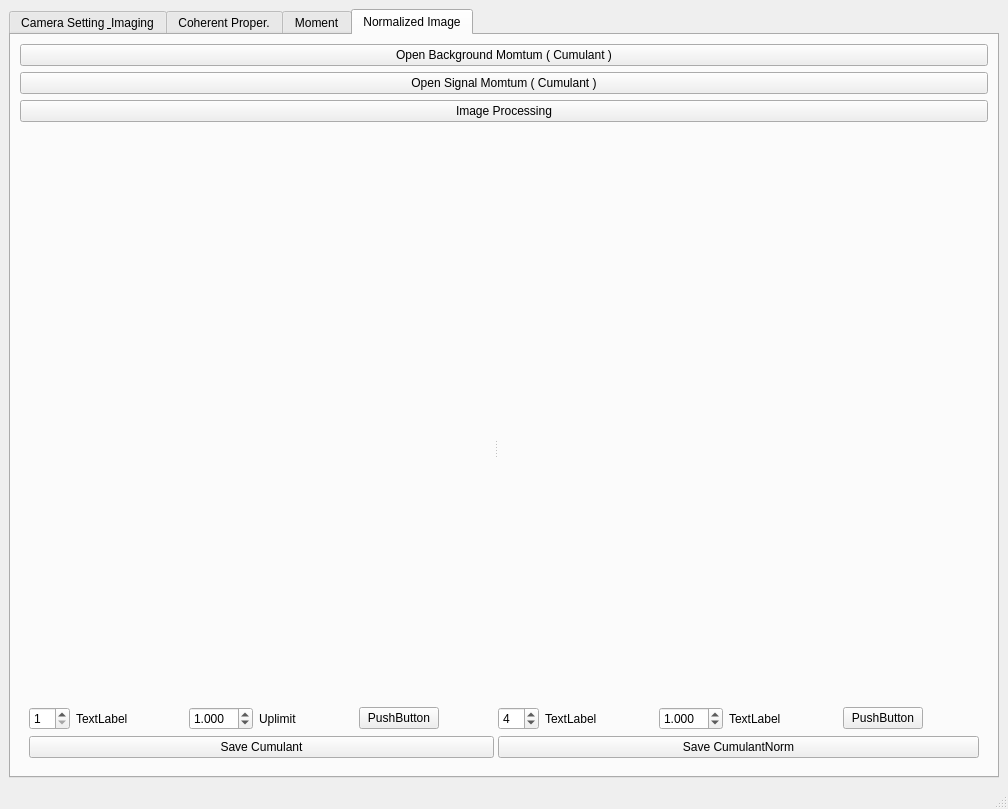
<?xml version="1.0" encoding="UTF-8"?>
<ui version="4.0">
 <class>MainWindow</class>
 <widget class="QMainWindow" name="MainWindow">
  <property name="geometry">
   <rect>
    <x>0</x>
    <y>0</y>
    <width>1008</width>
    <height>809</height>
   </rect>
  </property>
  <property name="windowTitle">
   <string>MainWindow</string>
  </property>
  <widget class="QWidget" name="centralwidget">
   <layout class="QVBoxLayout" name="verticalLayout_5">
    <item>
     <layout class="QVBoxLayout" name="verticalLayout_7">
      <item>
       <widget class="QTabWidget" name="tabWidget">
        <property name="currentIndex">
         <number>3</number>
        </property>
        <widget class="QWidget" name="tab">
         <attribute name="title">
          <string>Camera Setting &amp; Imaging</string>
         </attribute>
         <layout class="QHBoxLayout" name="horizontalLayout">
          <item>
           <widget class="QSplitter" name="splitter_2">
            <property name="orientation">
             <enum>Qt::Horizontal</enum>
            </property>
            <widget class="QWidget" name="verticalLayoutWidget">
             <layout class="QVBoxLayout" name="verticalLayout">
              <item>
               <widget class="QGroupBox" name="groupBox">
                <property name="title">
                 <string>Camera Setting</string>
                </property>
                <layout class="QVBoxLayout" name="verticalLayout_3">
                 <item>
                  <widget class="QPushButton" name="pushButton_ConnectCamera">
                   <property name="text">
                    <string>Connect Camera</string>
                   </property>
                  </widget>
                 </item>
                 <item>
                  <layout class="QGridLayout" name="gridLayout_2">
                   <item row="0" column="2" colspan="2">
                    <widget class="QSpinBox" name="spinBox_ExpTime">
                     <property name="maximum">
                      <number>1000000</number>
                     </property>
                     <property name="value">
                      <number>10</number>
                     </property>
                    </widget>
                   </item>
                   <item row="0" column="0" colspan="2">
                    <widget class="QLabel" name="label_10">
                     <property name="text">
                      <string>              Exposure Time</string>
                     </property>
                    </widget>
                   </item>
                   <item row="1" column="1">
                    <widget class="QSpinBox" name="spinBox_Width">
                     <property name="maximum">
                      <number>1280</number>
                     </property>
                     <property name="value">
                      <number>1280</number>
                     </property>
                    </widget>
                   </item>
                   <item row="2" column="1">
                    <widget class="QSpinBox" name="spinBox_Hight">
                     <property name="maximum">
                      <number>1024</number>
                     </property>
                     <property name="value">
                      <number>1024</number>
                     </property>
                    </widget>
                   </item>
                   <item row="1" column="2">
                    <widget class="QLabel" name="label_7">
                     <property name="text">
                      <string>         X shift</string>
                     </property>
                    </widget>
                   </item>
                   <item row="1" column="0">
                    <widget class="QLabel" name="label_6">
                     <property name="text">
                      <string>              Width</string>
                     </property>
                    </widget>
                   </item>
                   <item row="2" column="3">
                    <widget class="QSpinBox" name="spinBox_Yshift">
                     <property name="maximum">
                      <number>1024</number>
                     </property>
                    </widget>
                   </item>
                   <item row="2" column="2">
                    <widget class="QLabel" name="label_8">
                     <property name="text">
                      <string>          Y shift</string>
                     </property>
                    </widget>
                   </item>
                   <item row="1" column="3">
                    <widget class="QSpinBox" name="spinBox_XShift">
                     <property name="maximum">
                      <number>1280</number>
                     </property>
                    </widget>
                   </item>
                   <item row="2" column="0">
                    <widget class="QLabel" name="label_9">
                     <property name="text">
                      <string>              Hight</string>
                     </property>
                    </widget>
                   </item>
                  </layout>
                 </item>
                 <item>
                  <widget class="QPushButton" name="pushButton_SetCamera">
                   <property name="text">
                    <string>Setting Camera</string>
                   </property>
                  </widget>
                 </item>
                 <item>
                  <widget class="QLabel" name="label_3">
                   <property name="text">
                    <string>Setting and measurement Inf.</string>
                   </property>
                  </widget>
                 </item>
                 <item>
                  <widget class="QTextBrowser" name="textBrowser_SetMeasureInf"/>
                 </item>
                 <item>
                  <layout class="QGridLayout" name="gridLayout_4">
                   <item row="0" column="1">
                    <widget class="QSpinBox" name="spinBox_FrameNum">
                     <property name="maximum">
                      <number>500000</number>
                     </property>
                     <property name="value">
                      <number>5000</number>
                     </property>
                    </widget>
                   </item>
                   <item row="1" column="0">
                    <widget class="QLabel" name="label_2">
                     <property name="text">
                      <string>Segment Number</string>
                     </property>
                    </widget>
                   </item>
                   <item row="0" column="0">
                    <widget class="QLabel" name="label">
                     <property name="text">
                      <string>Frame Number</string>
                     </property>
                    </widget>
                   </item>
                   <item row="2" column="0">
                    <widget class="QPushButton" name="pushButton_RunMultiFrames">
                     <property name="text">
                      <string>Run to Get Multi-Frames  Data</string>
                     </property>
                    </widget>
                   </item>
                   <item row="1" column="1">
                    <widget class="QSpinBox" name="spinBox_SegmentNum">
                     <property name="maximum">
                      <number>100000</number>
                     </property>
                     <property name="value">
                      <number>1000</number>
                     </property>
                    </widget>
                   </item>
                   <item row="3" column="0" colspan="2">
                    <widget class="QPushButton" name="pushButton_Save2Nc">
                     <property name="text">
                      <string>SAVE to .nc</string>
                     </property>
                    </widget>
                   </item>
                  </layout>
                 </item>
                </layout>
               </widget>
              </item>
             </layout>
            </widget>
            <widget class="QWidget" name="verticalLayoutWidget_2">
             <layout class="QVBoxLayout" name="verticalLayout_2">
              <item>
               <layout class="QGridLayout" name="gridLayout">
                <item row="1" column="1">
                 <spacer name="horizontalSpacer">
                  <property name="orientation">
                   <enum>Qt::Horizontal</enum>
                  </property>
                  <property name="sizeHint" stdset="0">
                   <size>
                    <width>40</width>
                    <height>20</height>
                   </size>
                  </property>
                 </spacer>
                </item>
                <item row="1" column="2">
                 <widget class="QPushButton" name="pushButton_StopImaging">
                  <property name="font">
                   <font>
                    <weight>75</weight>
                    <bold>true</bold>
                    <underline>true</underline>
                    <strikeout>false</strikeout>
                   </font>
                  </property>
                  <property name="styleSheet">
                   <string notr="true">background-color: #A3C1DA; color: red</string>
                  </property>
                  <property name="text">
                   <string>Stop</string>
                  </property>
                 </widget>
                </item>
                <item row="1" column="0">
                 <widget class="QPushButton" name="pushButton_StartImaging">
                  <property name="font">
                   <font>
                    <weight>75</weight>
                    <bold>true</bold>
                    <underline>true</underline>
                   </font>
                  </property>
                  <property name="cursor">
                   <cursorShape>ArrowCursor</cursorShape>
                  </property>
                  <property name="autoFillBackground">
                   <bool>false</bool>
                  </property>
                  <property name="styleSheet">
                   <string notr="true">background-color: #A3C1DA; color: green</string>
                  </property>
                  <property name="text">
                   <string>Start</string>
                  </property>
                 </widget>
                </item>
                <item row="0" column="0" colspan="3">
                 <layout class="QVBoxLayout" name="verticalLayout_ImageShow"/>
                </item>
               </layout>
              </item>
             </layout>
            </widget>
           </widget>
          </item>
         </layout>
        </widget>
        <widget class="QWidget" name="tab_2">
         <attribute name="title">
          <string>Coherent Proper.</string>
         </attribute>
         <layout class="QHBoxLayout" name="horizontalLayout_2">
          <item>
           <widget class="QSplitter" name="splitter">
            <property name="orientation">
             <enum>Qt::Horizontal</enum>
            </property>
            <widget class="QWidget" name="verticalLayoutWidget_3">
             <layout class="QVBoxLayout" name="verticalLayout_4">
              <item>
               <widget class="QPushButton" name="pushButton_OpenFile">
                <property name="text">
                 <string>OpenFile</string>
                </property>
               </widget>
              </item>
              <item>
               <layout class="QVBoxLayout" name="verticalLayout_AverageImage"/>
              </item>
              <item>
               <widget class="QPushButton" name="pushButton_AverageImage">
                <property name="text">
                 <string>Average Image</string>
                </property>
               </widget>
              </item>
              <item>
               <widget class="QLabel" name="label_4">
                <property name="text">
                 <string>TextLabel</string>
                </property>
               </widget>
              </item>
              <item>
               <widget class="QTextBrowser" name="textBrowser"/>
              </item>
             </layout>
            </widget>
            <widget class="QWidget" name="verticalLayoutWidget_4">
             <layout class="QGridLayout" name="gridLayout_3">
              <item row="1" column="0">
               <widget class="QWidget" name="widget_2" native="true">
                <layout class="QVBoxLayout" name="verticalLayout_6">
                 <item>
                  <layout class="QVBoxLayout" name="verticalLayout_8">
                   <item>
                    <widget class="QWidget" name="widget_4" native="true">
                     <widget class="QWidget" name="verticalLayoutWidget_7">
                      <property name="geometry">
                       <rect>
                        <x>10</x>
                        <y>10</y>
                        <width>421</width>
                        <height>291</height>
                       </rect>
                      </property>
                      <layout class="QVBoxLayout" name="verticalLayout_Distribution"/>
                     </widget>
                    </widget>
                   </item>
                   <item>
                    <widget class="QPushButton" name="pushButton_Distribution">
                     <property name="text">
                      <string>Distribution</string>
                     </property>
                    </widget>
                   </item>
                  </layout>
                 </item>
                 <item>
                  <layout class="QVBoxLayout" name="verticalLayout_16">
                   <item>
                    <widget class="QWidget" name="widget_5" native="true">
                     <widget class="QWidget" name="verticalLayoutWidget_8">
                      <property name="geometry">
                       <rect>
                        <x>10</x>
                        <y>10</y>
                        <width>421</width>
                        <height>291</height>
                       </rect>
                      </property>
                      <layout class="QVBoxLayout" name="verticalLayout_CoherentLength"/>
                     </widget>
                    </widget>
                   </item>
                   <item>
                    <widget class="QPushButton" name="pushButton_CoherentLength">
                     <property name="text">
                      <string>Coherent Length</string>
                     </property>
                    </widget>
                   </item>
                  </layout>
                 </item>
                 <item>
                  <layout class="QHBoxLayout" name="horizontalLayout_4">
                   <item>
                    <spacer name="horizontalSpacer_3">
                     <property name="orientation">
                      <enum>Qt::Horizontal</enum>
                     </property>
                     <property name="sizeHint" stdset="0">
                      <size>
                       <width>40</width>
                       <height>20</height>
                      </size>
                     </property>
                    </spacer>
                   </item>
                   <item>
                    <widget class="QLabel" name="label_5">
                     <property name="text">
                      <string>X</string>
                     </property>
                    </widget>
                   </item>
                   <item>
                    <widget class="QSpinBox" name="spinBox_PixelX">
                     <property name="maximum">
                      <number>1280</number>
                     </property>
                    </widget>
                   </item>
                   <item>
                    <spacer name="horizontalSpacer_4">
                     <property name="orientation">
                      <enum>Qt::Horizontal</enum>
                     </property>
                     <property name="sizeHint" stdset="0">
                      <size>
                       <width>40</width>
                       <height>20</height>
                      </size>
                     </property>
                    </spacer>
                   </item>
                   <item>
                    <widget class="QLabel" name="label_11">
                     <property name="text">
                      <string>Y</string>
                     </property>
                    </widget>
                   </item>
                   <item>
                    <widget class="QSpinBox" name="spinBox_PixelY">
                     <property name="maximum">
                      <number>1024</number>
                     </property>
                    </widget>
                   </item>
                  </layout>
                 </item>
                </layout>
               </widget>
              </item>
             </layout>
            </widget>
           </widget>
          </item>
         </layout>
        </widget>
        <widget class="QWidget" name="tab_3">
         <attribute name="title">
          <string>Moment</string>
         </attribute>
         <layout class="QVBoxLayout" name="verticalLayout_12">
          <item>
           <layout class="QVBoxLayout" name="verticalLayout_9">
            <item>
             <widget class="QWidget" name="widget" native="true">
              <layout class="QHBoxLayout" name="horizontalLayout_6">
               <item>
                <widget class="QSplitter" name="splitter_3">
                 <property name="orientation">
                  <enum>Qt::Horizontal</enum>
                 </property>
                 <widget class="QWidget" name="verticalLayoutWidget_5">
                  <layout class="QVBoxLayout" name="verticalLayout_10">
                   <item>
                    <widget class="QPushButton" name="pushButton_OpenBackground">
                     <property name="text">
                      <string>Open Background File</string>
                     </property>
                    </widget>
                   </item>
                   <item>
                    <widget class="MatplotlibWidget" name="widget_Background" native="true"/>
                   </item>
                   <item>
                    <layout class="QHBoxLayout" name="horizontalLayout_3">
                     <item>
                      <widget class="QSpinBox" name="spinBox_NOderMomentBackground">
                       <property name="minimum">
                        <number>1</number>
                       </property>
                       <property name="maximum">
                        <number>20</number>
                       </property>
                      </widget>
                     </item>
                     <item>
                      <widget class="QLabel" name="label_13">
                       <property name="text">
                        <string>TextLabel</string>
                       </property>
                      </widget>
                     </item>
                     <item>
                      <widget class="QPushButton" name="pushButton_NOderMomentBackground">
                       <property name="text">
                        <string>PushButton</string>
                       </property>
                      </widget>
                     </item>
                     <item>
                      <spacer name="horizontalSpacer_2">
                       <property name="orientation">
                        <enum>Qt::Horizontal</enum>
                       </property>
                       <property name="sizeHint" stdset="0">
                        <size>
                         <width>40</width>
                         <height>20</height>
                        </size>
                       </property>
                      </spacer>
                     </item>
                    </layout>
                   </item>
                   <item>
                    <widget class="QPushButton" name="pushButton_SaveBackground">
                     <property name="text">
                      <string>Save Background Data</string>
                     </property>
                    </widget>
                   </item>
                  </layout>
                 </widget>
                 <widget class="QWidget" name="verticalLayoutWidget_6">
                  <layout class="QVBoxLayout" name="verticalLayout_11">
                   <item>
                    <widget class="QPushButton" name="pushButton_OpenSignal">
                     <property name="text">
                      <string>Open Signal File</string>
                     </property>
                    </widget>
                   </item>
                   <item>
                    <widget class="MatplotlibWidget" name="widget_Signal" native="true"/>
                   </item>
                   <item>
                    <layout class="QHBoxLayout" name="horizontalLayout_5">
                     <item>
                      <widget class="QSpinBox" name="spinBox_NOderMomentSignal">
                       <property name="enabled">
                        <bool>true</bool>
                       </property>
                       <property name="minimum">
                        <number>1</number>
                       </property>
                       <property name="maximum">
                        <number>20</number>
                       </property>
                       <property name="value">
                        <number>1</number>
                       </property>
                      </widget>
                     </item>
                     <item>
                      <widget class="QLabel" name="label_14">
                       <property name="text">
                        <string>TextLabel</string>
                       </property>
                      </widget>
                     </item>
                     <item>
                      <widget class="QPushButton" name="pushButton_NOderMomentSignal">
                       <property name="text">
                        <string>PushButton</string>
                       </property>
                      </widget>
                     </item>
                     <item>
                      <spacer name="horizontalSpacer_5">
                       <property name="orientation">
                        <enum>Qt::Horizontal</enum>
                       </property>
                       <property name="sizeHint" stdset="0">
                        <size>
                         <width>40</width>
                         <height>20</height>
                        </size>
                       </property>
                      </spacer>
                     </item>
                    </layout>
                   </item>
                   <item>
                    <widget class="QPushButton" name="pushButton_SaveSignal">
                     <property name="text">
                      <string>Save Signal  Data</string>
                     </property>
                    </widget>
                   </item>
                  </layout>
                 </widget>
                </widget>
               </item>
              </layout>
             </widget>
            </item>
           </layout>
          </item>
         </layout>
        </widget>
        <widget class="QWidget" name="tab_4">
         <attribute name="title">
          <string>Normalized Image</string>
         </attribute>
         <layout class="QHBoxLayout" name="horizontalLayout_10">
          <item>
           <layout class="QVBoxLayout" name="verticalLayout_13">
            <item>
             <widget class="QPushButton" name="pushButton_OpenBackgroundMC">
              <property name="text">
               <string>Open Background Momtum ( Cumulant )</string>
              </property>
             </widget>
            </item>
            <item>
             <widget class="QPushButton" name="pushButton_OpenSignalMC">
              <property name="text">
               <string>Open Signal Momtum ( Cumulant )</string>
              </property>
             </widget>
            </item>
            <item>
             <widget class="QPushButton" name="pushButton_ImageProcess">
              <property name="text">
               <string>Image Processing</string>
              </property>
             </widget>
            </item>
            <item>
             <widget class="QWidget" name="widget_3" native="true">
              <layout class="QHBoxLayout" name="horizontalLayout_7">
               <item>
                <widget class="QSplitter" name="splitter_4">
                 <property name="orientation">
                  <enum>Qt::Horizontal</enum>
                 </property>
                 <widget class="QWidget" name="verticalLayoutWidget_9">
                  <layout class="QVBoxLayout" name="verticalLayout_14">
                   <item>
                    <widget class="MatplotlibWidget" name="widget_NOderImage" native="true"/>
                   </item>
                   <item>
                    <layout class="QHBoxLayout" name="horizontalLayout_8">
                     <item>
                      <widget class="QSpinBox" name="spinBox_NOderImage">
                       <property name="minimum">
                        <number>1</number>
                       </property>
                       <property name="maximum">
                        <number>20</number>
                       </property>
                      </widget>
                     </item>
                     <item>
                      <widget class="QLabel" name="label_15">
                       <property name="text">
                        <string>TextLabel</string>
                       </property>
                      </widget>
                     </item>
                     <item>
                      <spacer name="horizontalSpacer_8">
                       <property name="orientation">
                        <enum>Qt::Horizontal</enum>
                       </property>
                       <property name="sizeHint" stdset="0">
                        <size>
                         <width>40</width>
                         <height>20</height>
                        </size>
                       </property>
                      </spacer>
                     </item>
                     <item>
                      <widget class="QDoubleSpinBox" name="doubleSpinBox_UplimitImage">
                       <property name="decimals">
                        <number>3</number>
                       </property>
                       <property name="singleStep">
                        <double>0.001000000000000</double>
                       </property>
                       <property name="value">
                        <double>1.000000000000000</double>
                       </property>
                      </widget>
                     </item>
                     <item>
                      <widget class="QLabel" name="label_12">
                       <property name="text">
                        <string>Uplimit</string>
                       </property>
                      </widget>
                     </item>
                     <item>
                      <spacer name="horizontalSpacer_9">
                       <property name="orientation">
                        <enum>Qt::Horizontal</enum>
                       </property>
                       <property name="sizeHint" stdset="0">
                        <size>
                         <width>40</width>
                         <height>20</height>
                        </size>
                       </property>
                      </spacer>
                     </item>
                     <item>
                      <widget class="QPushButton" name="pushButton_NOderImage">
                       <property name="text">
                        <string>PushButton</string>
                       </property>
                      </widget>
                     </item>
                     <item>
                      <spacer name="horizontalSpacer_6">
                       <property name="orientation">
                        <enum>Qt::Horizontal</enum>
                       </property>
                       <property name="sizeHint" stdset="0">
                        <size>
                         <width>40</width>
                         <height>20</height>
                        </size>
                       </property>
                      </spacer>
                     </item>
                    </layout>
                   </item>
                   <item>
                    <widget class="QPushButton" name="pushButton_SaveCumulant">
                     <property name="text">
                      <string>Save Cumulant</string>
                     </property>
                    </widget>
                   </item>
                  </layout>
                 </widget>
                 <widget class="QWidget" name="verticalLayoutWidget_10">
                  <layout class="QVBoxLayout" name="verticalLayout_15">
                   <item>
                    <widget class="MatplotlibWidget" name="widget_NOderImageNorm" native="true"/>
                   </item>
                   <item>
                    <layout class="QHBoxLayout" name="horizontalLayout_9">
                     <item>
                      <widget class="QSpinBox" name="spinBox_NOderImageNorm">
                       <property name="enabled">
                        <bool>true</bool>
                       </property>
                       <property name="minimum">
                        <number>1</number>
                       </property>
                       <property name="maximum">
                        <number>20</number>
                       </property>
                       <property name="value">
                        <number>4</number>
                       </property>
                      </widget>
                     </item>
                     <item>
                      <widget class="QLabel" name="label_16">
                       <property name="text">
                        <string>TextLabel</string>
                       </property>
                      </widget>
                     </item>
                     <item>
                      <spacer name="horizontalSpacer_10">
                       <property name="orientation">
                        <enum>Qt::Horizontal</enum>
                       </property>
                       <property name="sizeHint" stdset="0">
                        <size>
                         <width>40</width>
                         <height>20</height>
                        </size>
                       </property>
                      </spacer>
                     </item>
                     <item>
                      <widget class="QDoubleSpinBox" name="doubleSpinBox_UplimitImageNorm">
                       <property name="decimals">
                        <number>3</number>
                       </property>
                       <property name="singleStep">
                        <double>0.000010000000000</double>
                       </property>
                       <property name="value">
                        <double>1.000000000000000</double>
                       </property>
                      </widget>
                     </item>
                     <item>
                      <widget class="QLabel" name="label_17">
                       <property name="text">
                        <string>TextLabel</string>
                       </property>
                      </widget>
                     </item>
                     <item>
                      <spacer name="horizontalSpacer_11">
                       <property name="orientation">
                        <enum>Qt::Horizontal</enum>
                       </property>
                       <property name="sizeHint" stdset="0">
                        <size>
                         <width>40</width>
                         <height>20</height>
                        </size>
                       </property>
                      </spacer>
                     </item>
                     <item>
                      <widget class="QPushButton" name="pushButton_NOderImageNorm">
                       <property name="text">
                        <string>PushButton</string>
                       </property>
                      </widget>
                     </item>
                     <item>
                      <spacer name="horizontalSpacer_7">
                       <property name="orientation">
                        <enum>Qt::Horizontal</enum>
                       </property>
                       <property name="sizeHint" stdset="0">
                        <size>
                         <width>40</width>
                         <height>20</height>
                        </size>
                       </property>
                      </spacer>
                     </item>
                    </layout>
                   </item>
                   <item>
                    <widget class="QPushButton" name="pushButton_SaveCumulantNorm">
                     <property name="text">
                      <string>Save CumulantNorm</string>
                     </property>
                    </widget>
                   </item>
                  </layout>
                 </widget>
                </widget>
               </item>
              </layout>
             </widget>
            </item>
           </layout>
          </item>
         </layout>
        </widget>
       </widget>
      </item>
     </layout>
    </item>
   </layout>
  </widget>
  <widget class="QMenuBar" name="menubar">
   <property name="geometry">
    <rect>
     <x>0</x>
     <y>0</y>
     <width>1008</width>
     <height>21</height>
    </rect>
   </property>
  </widget>
  <widget class="QStatusBar" name="statusbar"/>
 </widget>
 <customwidgets>
  <customwidget>
   <class>MatplotlibWidget</class>
   <extends>QWidget</extends>
   <header>MatplotlibWidget</header>
   <container>1</container>
  </customwidget>
 </customwidgets>
 <resources/>
 <connections/>
</ui>
